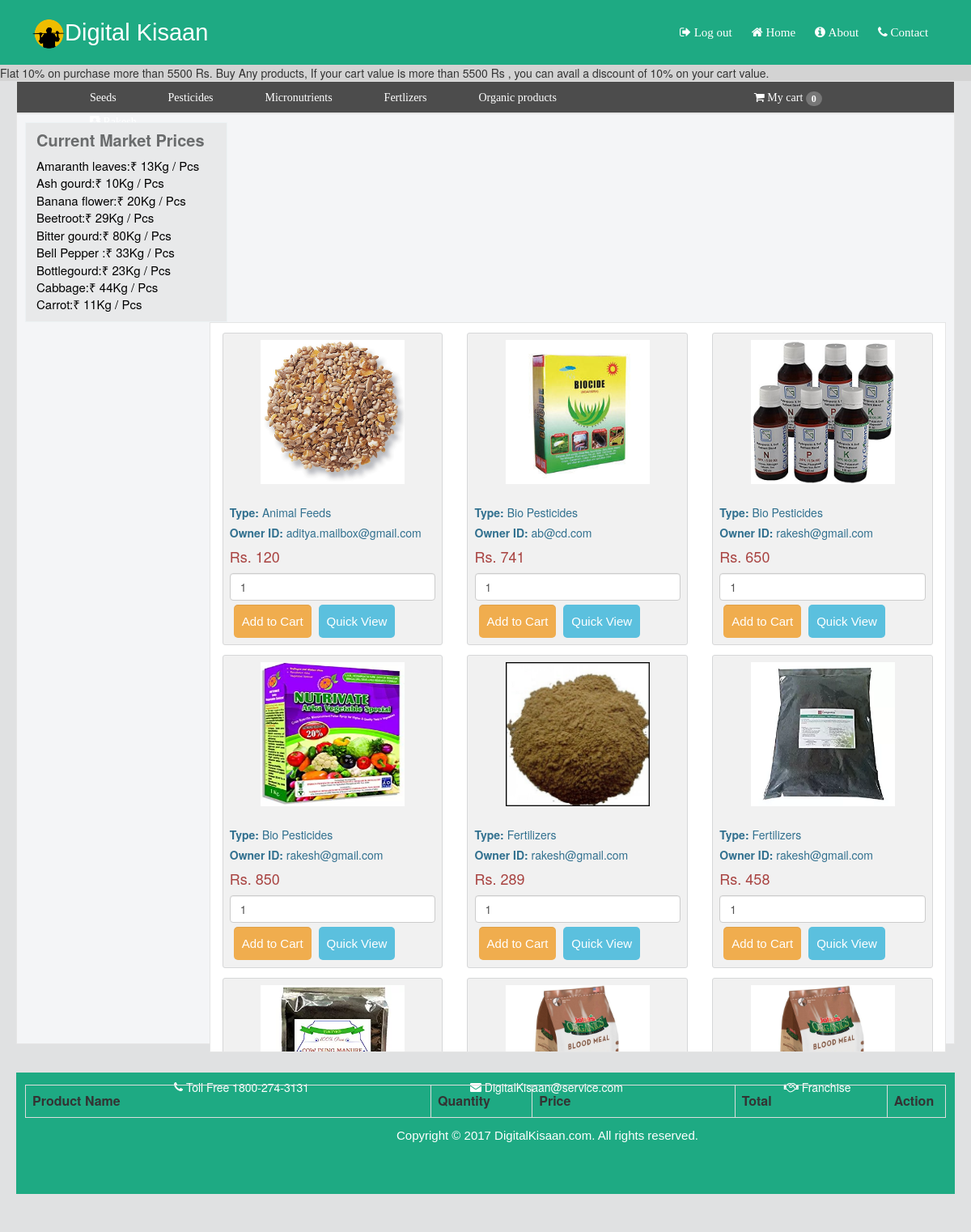
/php/main.php (signed in), run on the app's committed database.
### tables this page shows
CREATE TABLE `items` (
  `id` int(11) NOT NULL,
  `name` varchar(100) NOT NULL,
  `description` varchar(200) NOT NULL,
  `sprice` int(100) NOT NULL,
  `quantity` int(100) NOT NULL,
  `mdate` date NOT NULL,
  `edate` date NOT NULL,
  `img` varchar(200) NOT NULL,
  `currency` varchar(50) NOT NULL,
  `country` varchar(20) NOT NULL,
  `location` varchar(100) NOT NULL,
  `payment` varchar(20) NOT NULL,
  `contact` varchar(20) NOT NULL,
  `owner` varchar(200) NOT NULL
);

### php/main.php (the view, shortened to what this page needs)
<?php
$conn = mysqli_connect("localhost", "root", "", "digital_kisan") or die ("could not connect to mysql");
?>
<html>
<head>
<link rel="stylesheet" type="text/css" href="../css/main.css">
<link rel="stylesheet" type="text/css" href="../css/index.css">
<link rel="stylesheet" type="text/css" href="../css/search.css">
<link rel="stylesheet" href="https://maxcdn.bootstrapcdn.com/bootstrap/3.3.2/css/bootstrap.min.css">
<link rel="stylesheet" href="https://cdnjs.cloudflare.com/ajax/libs/font-awesome/4.7.0/css/font-awesome.min.css">
</head>
<body style="background:#e0e1e2;">
<div class="header" style="height:80px;box-shadow: 1px 2px 4px 0px #4e4e4f;">
 <p><img src="../images/kisaanlogo.png" width="40px" >Digital Kisaan
 </p>
 <ul style="margin-left:800px;">
   <li><a href="logout.php"><i class="fa fa-sign-out"></i>&nbsp;Log out</a></li>
 <li><a href="index.php"><i class="fa fa-home"></i>&nbsp;Home</a></li>
  <li><a href="About.php"><i class="fa fa-info-circle"></i>&nbsp;About</a></li>
   <li><a href="contact.php"><i class="fa fa-phone"></i>&nbsp;Contact</a></li>
  <li><a href="current.php"><i class="fa fa-cloud"></i>&nbsp;Weather</a></li></div>
 <marquee behavior=scroll direction="left" scrollamount="5" style="position:relative;background:#d3d3d3">Flat 10% on purchase more than 5500 Rs.
Buy Any products, If your cart value is more than 5500 Rs ,
you can avail a discount of 10% on your cart value.</marquee>
 <div class="store" style="background:#e0e1e2;">
    <div class="containr" style="background:#4c4c4c;border-radius:0px">
        <ul>
        <li><div class="butn">
		<a href="#">Seeds</a>
		</li>
         <li><div class="butn">
		<a href="#">Pesticides</a>
		</div></li>
         <li><div class="butn">
		<a href="#">Micronutrients</a>
		</div></li>
         <li><div class="butn">
		<a href="#">Fertlizers</a>
		</div></li>
         <li ><div class="butn">
		<a href="#">Organic products</a>
		</div></li>
		 <li><a class="switch"  href="#cart" onMouseOver="this.style.color='#1eaa83'" onMouseOut="this.style.color='#FFFFFF'"style="background:none;border-radius:2px;border:none;height:22px;margin-left:180px;">
		 <i class="fa fa-shopping-cart"></i>&nbsp;My cart&nbsp;<span class="badge"><?php if(isset($_SESSION["shopping_cart"])) { echo count($_SESSION["shopping_cart"]); } else { echo '0';}?></span></a></li>
		 <li ><a onMouseOver="this.style.color='#1eaa83'" onMouseOut="this.style.color='#FFFFFF'" href="../php/fprofile.php" style="background:none;border-radius:2px;border:none;height:22px;"><i class="fa fa-address-book"></i>&nbsp;<?php echo ucfirst($_SESSION["username"]); ?></a></li>
    </div>
	 <div class="frames" style="background:#f4f5f7;border-style:solid;border-width:1px;border-color:#e5e5e5;">
	 <div class="left" style="background:#e8e9ea;border-style:solid;border-width:1px;border-color:#edf2f4">
	 <div class="prices" style="background:#e8e9ea;">
	 <h4><font color="#6a6c6d"><b>Current Market Prices</b></font></h4>
	 <p style="color:black;">
	 Amaranth leaves:₹ 13Kg / Pcs<br>
	 Ash gourd:₹ 10Kg / Pcs<br>
	 Banana flower:₹ 20Kg / Pcs<br>
	 Beetroot:₹ 29Kg / Pcs<br>
	 Bitter gourd:₹ 80Kg / Pcs<br>
	 Bell Pepper :₹ 33Kg / Pcs<br>
	 Bottlegourd:₹ 23Kg / Pcs<br>
	 Cabbage:₹ 44Kg / Pcs<br>
	Carrot:₹ 11Kg / Pcs<br></p>
	 </div>
	 </div>
	 <div class="right" style="overflow-y: scroll;
  overflow-x:hidden;
  height:80%;background:white;border-style:solid;border-width:1px;border-color:#e5e5e5;width: 80%;display: flex-wrap:wrap;padding-bottom: 1%;">
	 	<div id="Items">
	 		<?php
	 		$query = "SELECT * FROM items ORDER BY name ASC";
	 		$result = mysqli_query($conn,$query);
	 		while($row = mysqli_fetch_array($result))
	 		{
	 		?>
	 		<div class="col-md-4" style="margin-top:12px; ">
	 			<div id="bck" style="border: 1px solid #d6d7d8;background-color:#f1f1f1;border-radius: 3px;padding: 3%;">
	 				<img src="<?php echo $row["img"]; ?>" class="img-responsive" style="width:70%;"align="center"/><br>
	 				<p class="text-info"><b>Type: </b><?php echo $row["name"]; ?></p>
	 				<p class="text-info"><b>Owner ID: </b><?php echo $row["owner"]; ?></p>
	 				<h4 class="text-danger">Rs. <?php echo $row["sprice"]; ?></h4>
                               <input type="text" name="quantity" id="quantity<?php echo $row["id"]; ?>" class="form-control" value="1" />
                               <input type="button" name="add_to_cart" id="<?php echo $row["id"]; ?>" style="margin-top:5px;height:auto;" class="btn btn-warning form-control add_to_cart" value="Add to Cart" />
                                <input type="button" name="mid" id="<?php echo $row["id"]; ?>" style="margin-top:5px;height:auto;" class="btn btn-info view_data" value="Quick View"/></input>
	 			</div>
	 		</div>
	 		<?php } ?>
	 	</div>
	 	</div>
	 	<div id="cart" style="margin-bottom: 2%;overflow-y:scroll;position:relative;width: 100%;height:20%;">  <br><br>
                          <div id="order_table">
                               <table class="table table-bordered">
                                    <tr>
                                         <th width="40%">Product Name</th>
                                         <th width="10%">Quantity</th>
                                         <th width="20%">Price</th>
                                         <th width="15%">Total</th>
                                         <th width="5%">Action</th>
                                    </tr>
                               </table>
                          </div>
                     </div>
 </div>
<div class="Contact1" id="contact" style="margin-top: 3%;">
<p style="color:white;">
<img src="../images/toll.png" width="0px"><i class="fa fa-phone"></i>&nbsp;Toll Free 1800-274-3131
<img src="../images/email.png" width="0px"><i class="fa fa-envelope"></i>&nbsp;DigitalKisaan@service.com
<img src="../images/franchize.png" width="0px"><i class="fa fa-handshake-o"></i>&nbsp;Franchise
<br></p>
<h4>Copyright © 2017 DigitalKisaan.com. All rights reserved.</h4>
</div>
</div></ul></div></div></ul></div>
</body>
</html>

### css/main.css (style rules this page uses)
.store { background:black; height:auto; padding:0px 20px 20px 20px; margin-top:0px; }
.header ul { display:inline; position:absolute; top:0; margin-left:900px; }
.Contact1 { background-color:#1eaa83; height:150px; margin-top:auto; }
.Contact1 img { color:white; margin-left:190px; padding-top:20px; padding-bottom:20px; padding-right:5px; font-size:15px; font-family:sans-serif; }
.Contact1 h4 { color:white; margin-left:470; padding-top:20px; padding-bottom:10px; padding-right:5px; font-size:15px; font-family:sans-serif; }
.containr { background:#151719; height:40px; margin-left:0px; border-style: solid; border-radius:10px; border-width:1px; border-color:#e5e5e5; }
.containr ul { top:100; margin-left:50px; }
.containr ul li { color:white; list-style:none; display:inline-block; margin-top:10px; padding-right:60px; font-family:verdana; text-decoration:none; }
.containr ul li a { color:white; text-decoration:none; }
.frames { height:1150; width:100%; background-color:#e0e2e5; padding:10px; }
.left { font-size:15px; Background:#6b6e72; display:inline-block; height:auto; width:250px; }
.right { float:right; top:100; }
.right p { margin-bottom:5px; margin-top:5px; }
.right input[type=button] { width:auto; padding:10px; margin-left:5px; font-size:15px; margin-top:5px; border-radius:5px; border:none; font-family: sans-serif; display:inline-block; }
.prices { font-size:15px; Background:#6b6e72; display:inline-block; height:auto; width:auto; }
.prices h4 { font-size:20px; padding-left:13px; vertical-align:middle; }
.prices p { padding-left:13px; color:black; }

### css/index.css (style rules this page uses)
body { margin:0; padding:0; font-family:sans-serif; color:white; }
.header { background-color:#1eaa83; height:100px; width:100%; position:relative; top:0; }
.header p { font-family:sans-serif; font-size:29px; padding:20px; color:white; padding-bottom:2px; margin-left:20px; margin-top:0px; }
.header ul { display:inline; position:absolute; top:0; margin-left:800px; }
.header ul li { color:white; list-style:none; display:inline-block; margin-top:15px; padding-right:10px; font-family:verdana; text-decoration:none; }
.header ul li a { color:white; list-style:none; display:inline-block; margin-top:15px; padding-right:10px; font-family:verdana; text-decoration:none;font-size:15px; }

### css/search.css (style rules this page uses)
.form-control { width:20% }

### php/main.php (style rules this page uses)
#bck img { margin-left: auto; margin-right: auto; width: 100%; height: 20%; display: block; }

### data on the page
items: img (picture), name "Animal Feeds", owner "aditya.mailbox@gmail.com", sprice "120"
items: img (picture), name "Bio Pesticides", owner "ab@cd.com", sprice "741"
items: img (picture), name "Bio Pesticides", owner "rakesh@gmail.com", sprice "650"
items: img (picture), name "Bio Pesticides", owner "rakesh@gmail.com", sprice "850"
items: img (picture), name "Fertilizers", owner "rakesh@gmail.com", sprice "289"
items: img (picture), name "Fertilizers", owner "rakesh@gmail.com", sprice "458"
items: img (picture)
items: img (picture)
items: img (picture)
